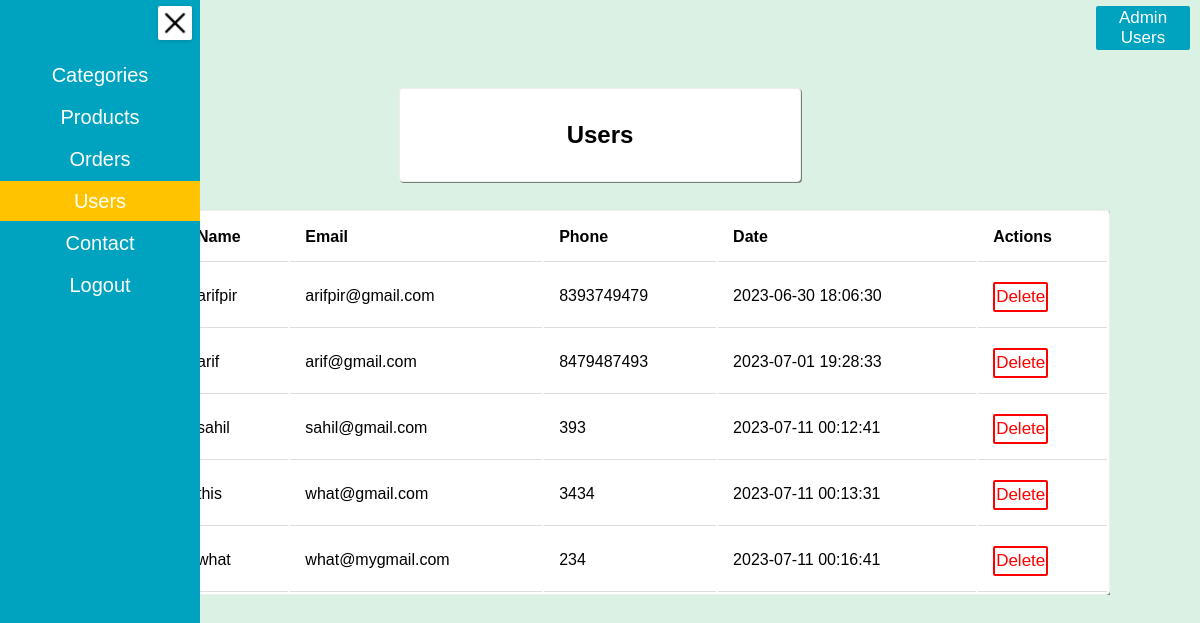
The app's page /admin/users.php (signed in) with its own data.
### tables this page shows
CREATE TABLE `e_users` (
  `id` int(11) NOT NULL,
  `u_name` varchar(55) NOT NULL,
  `u_email` varchar(55) NOT NULL,
  `u_password` varchar(55) NOT NULL,
  `u_phone` varchar(15) NOT NULL,
  `u_dt` datetime NOT NULL DEFAULT current_timestamp()
);

### admin/users.php (the view, shortened to what this page needs)
<?php
include "../partials/dbconn.php";
?>
<!DOCTYPE html>
<html lang="en">
<head>
    <link rel="stylesheet" href="admin.css">
</head>
<body class="body-clr">
    <div class="box">
        <a class="btn subCats center-Items" style="width: 90px;" id="adminUsers" href="adminUsers.php">Admin Users</a>
        <ul class="nav">
            <li><img id="cross" onclick="go()" src="../img/Cross.png" alt=""></li>
            <li><a class="prItems" id="categories" href="index.php">Categories</a></li>
            <li><a class="prItems" id="products" href="selectCat.php">Products</a></li>
            <li><a class="prItems" id="order" href="Order.php">Orders</a></li>
            <li><a class="prItems" id="users" style="background-color: #FFC300 !important;" href="users.php">Users</a></li>
            <li><a class="prItems" id="adminContact" href="adminContact.php">Contact</a></li>
            <li><a class="prItems" id="adminLogout" href="ad_logout.php">Logout</a></li>
        </ul>
    </div>
    <div class="catHeadContain">
        <div class="catHeading">
            <h2>Users</h2>
        </div>
    </div>
    <div class="mainCatContain">
        <div class="mainCat">
            <table>
                <thead>
                    <th>Sno</th>
                    <th>Name</th>
                    <th>Email</th>
                    <th>Phone</th>
                    <th>Date</th>
                    <th>Actions</th>
                </thead>
                <tbody>
                    <?php
                    $getUsers = mysqli_query($conn, "SELECT * FROM e_users");
                    if (!$getUsers) {
                        echo "some problem occured while fetching contacts!";
                    } else {
                        $sno = 1;
                        while ($row = mysqli_fetch_assoc($getUsers)) {
                    ?>
                            <tr>
                                <td><?php echo $sno ?></td>
                                <td><?php echo $row['u_name'] ?></td>
                                <td><?php echo $row['u_email'] ?></td>
                                <td><?php echo $row['u_phone'] ?></td>
                                <td><?php echo $row['u_dt'] ?></td>
                                <td><button class="btn action-btn btn-red" onclick="delUser(<?php echo $row['id'] ?>, this)">Delete</button></td>
                            </tr>
                    <?php $sno = $sno + 1;
                        }
                    } ?>
                </tbody>
            </table>
        </div>
    </div>
</body>
</html>

### admin/admin.css (style rules this page uses)
* { margin: 0; padding: 0; font-family: sans-serif; }
.btn { height: 40px; width: 142px; background-color: #ffffff00; border-radius: 2px; border: 2px #2fc38f solid; font-size: 17px; color: #2fc38f; cursor: pointer; }
.btn-red { border: 2px red solid; color: red; text-align: center; }
.body-clr { background-color: #DAF1E4 !important; overflow-x: hidden !important; }
.center-Items { display: flex !important; justify-content: center; align-items: center; }
.nav { background-color: #00A3BF; list-style: none; width: 200px; height: 100vh; transition: 0.3s ease-in-out; align-items: center; line-height: 40px; z-index: 1; }
.box { display: flex; position: fixed; z-index: 6; }
.prItems { list-style: none; text-decoration: none; color: #fff; font-size: 20px; font-family: sans-serif; width: 200px; display: inline-block; text-align: center; }
#cross { margin: 6px 0px 0px 158px; height: 30px; background-color: #fff; border-radius: 2px; border: 2px groove #ffffff00; cursor: pointer; box-shadow: rgba(0, 0, 0, 0.16) 0px 1px 4px; }
.subCats { position: fixed; right: 10px; text-align: center; text-decoration: none; font-family: sans-serif; background-color: #00A3BF; margin: 6px 0px 0px 60px; border: 2px #00A3BF solid; color: #fff; width: 100px; }
.catHeadContain { height: 20vh; width: 100vw; display: flex; align-items: center; justify-content: center; }
.catHeading { background-color: white; border: 1px groove; box-shadow: 1px 1px rgba(0, 0, 0, 0.475); height: 92px; width: 400px; border-radius: 4px; display: flex; justify-content: center; align-items: center; margin-top: 110px; }
.catHeading h2 { font-family: sans-serif; }
.mainCatContain { width: 100vw; display: flex; justify-content: center; }
.mainCat { width: 85%; overflow: auto; height: fit-content; display: flex; flex-direction: column; margin-top: 50px; }
table { border: 1px groove; background-color: #fff; border-radius: 4px; box-shadow: rgba(0, 0, 0, 0.475) 1px 1px; }
td, th { padding: 15px; text-align: left; border-bottom: 1px solid #ddd; }
.action-btn { width: fit-content; margin-right: 6px; height: 30px; margin-top: 3px; border-radius: 2px; padding: 0% 1%; text-decoration: none; }

### records on screen
e_users: u_name "arifpir", u_email "arifpir@gmail.com", u_phone "8393749479", u_dt "2023-06-30 18:06:30"
e_users: u_name "arif", u_email "arif@gmail.com", u_phone "8479487493", u_dt "2023-07-01 19:28:33"
e_users: u_name "sahil", u_email "sahil@gmail.com", u_phone "393", u_dt "2023-07-11 00:12:41"
e_users: u_name "this", u_email "what@gmail.com", u_phone "3434", u_dt "2023-07-11 00:13:31"
e_users: u_name "what", u_email "what@mygmail.com", u_phone "234", u_dt "2023-07-11 00:16:41"
